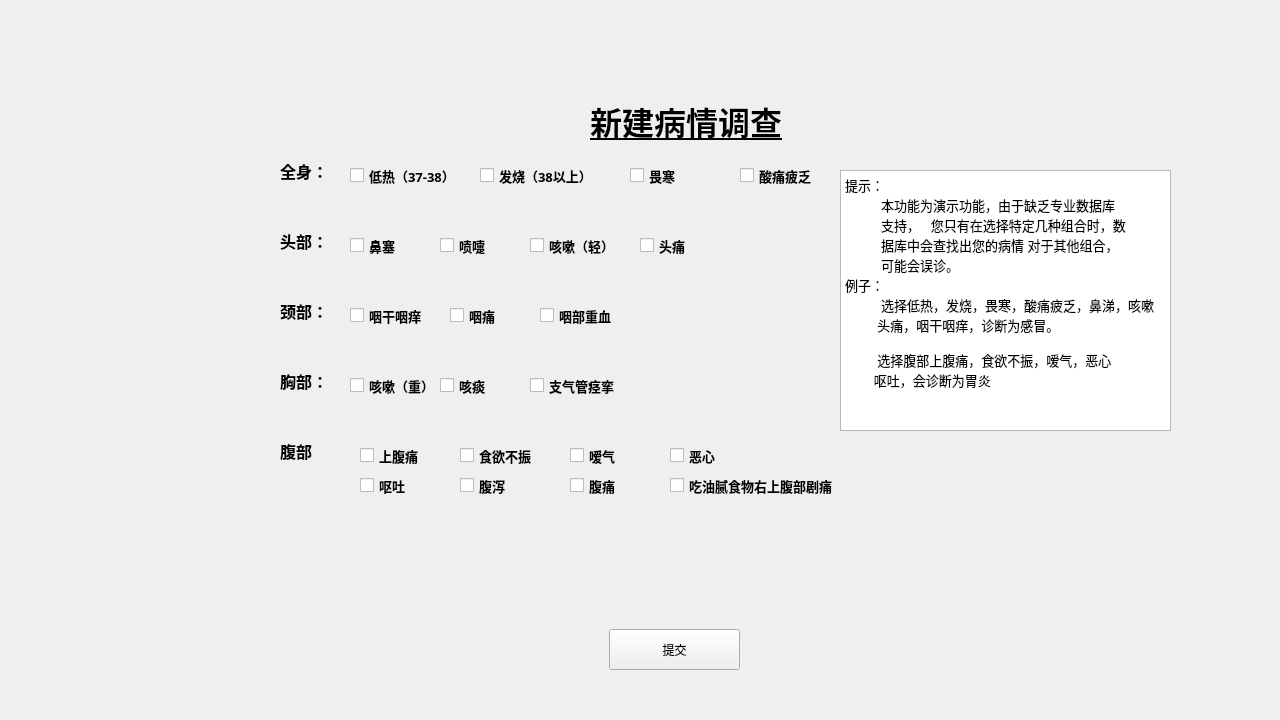
<?xml version="1.0" encoding="UTF-8"?>
<ui version="4.0">
 <class>Form</class>
 <widget class="QWidget" name="Form">
  <property name="geometry">
   <rect>
    <x>0</x>
    <y>0</y>
    <width>1280</width>
    <height>720</height>
   </rect>
  </property>
  <property name="windowTitle">
   <string>Form</string>
  </property>
  <widget class="QWidget" name="newCondIntv_widget" native="true">
   <property name="geometry">
    <rect>
     <x>220</x>
     <y>60</y>
     <width>981</width>
     <height>671</height>
    </rect>
   </property>
   <widget class="QLabel" name="page_title_label">
    <property name="geometry">
     <rect>
      <x>370</x>
      <y>30</y>
      <width>201</width>
      <height>61</height>
     </rect>
    </property>
    <property name="font">
     <font>
      <family>思源宋体 CN</family>
      <pointsize>24</pointsize>
      <weight>75</weight>
      <bold>true</bold>
      <underline>true</underline>
     </font>
    </property>
    <property name="text">
     <string>新建病情调查</string>
    </property>
   </widget>
   <widget class="QPushButton" name="pushButton">
    <property name="geometry">
     <rect>
      <x>389</x>
      <y>569</y>
      <width>131</width>
      <height>41</height>
     </rect>
    </property>
    <property name="text">
     <string>提交</string>
    </property>
   </widget>
   <widget class="QCheckBox" name="checkBox00">
    <property name="geometry">
     <rect>
      <x>130</x>
      <y>100</y>
      <width>111</width>
      <height>31</height>
     </rect>
    </property>
    <property name="font">
     <font>
      <family>思源宋体 CN</family>
      <pointsize>10</pointsize>
      <weight>75</weight>
      <bold>true</bold>
     </font>
    </property>
    <property name="text">
     <string>低热（37-38）</string>
    </property>
   </widget>
   <widget class="QCheckBox" name="checkBox02">
    <property name="geometry">
     <rect>
      <x>410</x>
      <y>100</y>
      <width>71</width>
      <height>31</height>
     </rect>
    </property>
    <property name="font">
     <font>
      <family>思源宋体 CN</family>
      <pointsize>10</pointsize>
      <weight>75</weight>
      <bold>true</bold>
     </font>
    </property>
    <property name="text">
     <string>畏寒</string>
    </property>
   </widget>
   <widget class="QCheckBox" name="checkBox01">
    <property name="geometry">
     <rect>
      <x>260</x>
      <y>100</y>
      <width>111</width>
      <height>31</height>
     </rect>
    </property>
    <property name="font">
     <font>
      <family>思源宋体 CN</family>
      <pointsize>10</pointsize>
      <weight>75</weight>
      <bold>true</bold>
     </font>
    </property>
    <property name="text">
     <string>发烧（38以上）</string>
    </property>
   </widget>
   <widget class="QLabel" name="label">
    <property name="geometry">
     <rect>
      <x>60</x>
      <y>100</y>
      <width>51</width>
      <height>21</height>
     </rect>
    </property>
    <property name="font">
     <font>
      <family>思源宋体 CN</family>
      <pointsize>12</pointsize>
      <weight>75</weight>
      <bold>true</bold>
     </font>
    </property>
    <property name="text">
     <string>全身：</string>
    </property>
   </widget>
   <widget class="QLabel" name="label_2">
    <property name="geometry">
     <rect>
      <x>60</x>
      <y>170</y>
      <width>51</width>
      <height>21</height>
     </rect>
    </property>
    <property name="font">
     <font>
      <family>思源宋体 CN</family>
      <pointsize>12</pointsize>
      <weight>75</weight>
      <bold>true</bold>
     </font>
    </property>
    <property name="text">
     <string>头部：</string>
    </property>
   </widget>
   <widget class="QCheckBox" name="checkBox10">
    <property name="geometry">
     <rect>
      <x>130</x>
      <y>170</y>
      <width>81</width>
      <height>31</height>
     </rect>
    </property>
    <property name="font">
     <font>
      <family>思源宋体 CN</family>
      <pointsize>10</pointsize>
      <weight>75</weight>
      <bold>true</bold>
     </font>
    </property>
    <property name="text">
     <string>鼻塞</string>
    </property>
   </widget>
   <widget class="QCheckBox" name="checkBox11">
    <property name="geometry">
     <rect>
      <x>220</x>
      <y>170</y>
      <width>81</width>
      <height>31</height>
     </rect>
    </property>
    <property name="font">
     <font>
      <family>思源宋体 CN</family>
      <pointsize>10</pointsize>
      <weight>75</weight>
      <bold>true</bold>
     </font>
    </property>
    <property name="text">
     <string>喷嚏</string>
    </property>
   </widget>
   <widget class="QCheckBox" name="checkBox12">
    <property name="geometry">
     <rect>
      <x>310</x>
      <y>170</y>
      <width>81</width>
      <height>31</height>
     </rect>
    </property>
    <property name="font">
     <font>
      <family>思源宋体 CN</family>
      <pointsize>10</pointsize>
      <weight>75</weight>
      <bold>true</bold>
     </font>
    </property>
    <property name="text">
     <string>咳嗽（轻）</string>
    </property>
   </widget>
   <widget class="QLabel" name="label_3">
    <property name="geometry">
     <rect>
      <x>60</x>
      <y>240</y>
      <width>61</width>
      <height>21</height>
     </rect>
    </property>
    <property name="font">
     <font>
      <family>思源宋体 CN</family>
      <pointsize>12</pointsize>
      <weight>75</weight>
      <bold>true</bold>
     </font>
    </property>
    <property name="text">
     <string>颈部：</string>
    </property>
   </widget>
   <widget class="QCheckBox" name="checkBox20">
    <property name="geometry">
     <rect>
      <x>130</x>
      <y>240</y>
      <width>81</width>
      <height>31</height>
     </rect>
    </property>
    <property name="font">
     <font>
      <family>思源宋体 CN</family>
      <pointsize>10</pointsize>
      <weight>75</weight>
      <bold>true</bold>
     </font>
    </property>
    <property name="text">
     <string>咽干咽痒</string>
    </property>
   </widget>
   <widget class="QCheckBox" name="checkBox21">
    <property name="geometry">
     <rect>
      <x>230</x>
      <y>240</y>
      <width>61</width>
      <height>31</height>
     </rect>
    </property>
    <property name="font">
     <font>
      <family>思源宋体 CN</family>
      <pointsize>10</pointsize>
      <weight>75</weight>
      <bold>true</bold>
     </font>
    </property>
    <property name="text">
     <string>咽痛</string>
    </property>
   </widget>
   <widget class="QCheckBox" name="checkBox22">
    <property name="geometry">
     <rect>
      <x>320</x>
      <y>240</y>
      <width>101</width>
      <height>31</height>
     </rect>
    </property>
    <property name="font">
     <font>
      <family>思源宋体 CN</family>
      <pointsize>10</pointsize>
      <weight>75</weight>
      <bold>true</bold>
     </font>
    </property>
    <property name="text">
     <string>咽部重血</string>
    </property>
   </widget>
   <widget class="QLabel" name="label_4">
    <property name="geometry">
     <rect>
      <x>60</x>
      <y>310</y>
      <width>51</width>
      <height>21</height>
     </rect>
    </property>
    <property name="font">
     <font>
      <family>思源宋体 CN</family>
      <pointsize>12</pointsize>
      <weight>75</weight>
      <bold>true</bold>
     </font>
    </property>
    <property name="text">
     <string>胸部：</string>
    </property>
   </widget>
   <widget class="QCheckBox" name="checkBox30">
    <property name="geometry">
     <rect>
      <x>130</x>
      <y>310</y>
      <width>81</width>
      <height>31</height>
     </rect>
    </property>
    <property name="font">
     <font>
      <family>思源宋体 CN</family>
      <pointsize>10</pointsize>
      <weight>75</weight>
      <bold>true</bold>
     </font>
    </property>
    <property name="text">
     <string>咳嗽（重）</string>
    </property>
   </widget>
   <widget class="QCheckBox" name="checkBox40">
    <property name="geometry">
     <rect>
      <x>140</x>
      <y>380</y>
      <width>81</width>
      <height>31</height>
     </rect>
    </property>
    <property name="font">
     <font>
      <family>思源宋体 CN</family>
      <pointsize>10</pointsize>
      <weight>75</weight>
      <bold>true</bold>
     </font>
    </property>
    <property name="text">
     <string>上腹痛</string>
    </property>
   </widget>
   <widget class="QCheckBox" name="checkBox41">
    <property name="geometry">
     <rect>
      <x>240</x>
      <y>380</y>
      <width>101</width>
      <height>31</height>
     </rect>
    </property>
    <property name="font">
     <font>
      <family>思源宋体 CN</family>
      <pointsize>10</pointsize>
      <weight>75</weight>
      <bold>true</bold>
     </font>
    </property>
    <property name="text">
     <string>食欲不振</string>
    </property>
   </widget>
   <widget class="QCheckBox" name="checkBox42">
    <property name="geometry">
     <rect>
      <x>350</x>
      <y>380</y>
      <width>81</width>
      <height>31</height>
     </rect>
    </property>
    <property name="font">
     <font>
      <family>思源宋体 CN</family>
      <pointsize>10</pointsize>
      <weight>75</weight>
      <bold>true</bold>
     </font>
    </property>
    <property name="text">
     <string>嗳气</string>
    </property>
   </widget>
   <widget class="QTextBrowser" name="textBrowser">
    <property name="geometry">
     <rect>
      <x>620</x>
      <y>110</y>
      <width>331</width>
      <height>261</height>
     </rect>
    </property>
    <property name="html">
     <string>&lt;!DOCTYPE HTML PUBLIC &quot;-//W3C//DTD HTML 4.0//EN&quot; &quot;http://www.w3.org/TR/REC-html40/strict.dtd&quot;&gt;
&lt;html&gt;&lt;head&gt;&lt;meta name=&quot;qrichtext&quot; content=&quot;1&quot; /&gt;&lt;style type=&quot;text/css&quot;&gt;
p, li { white-space: pre-wrap; }
&lt;/style&gt;&lt;/head&gt;&lt;body style=&quot; font-family:'Noto Sans CJK SC'; font-size:9pt; font-weight:400; font-style:normal;&quot;&gt;
&lt;p style=&quot; margin-top:0px; margin-bottom:0px; margin-left:0px; margin-right:0px; -qt-block-indent:0; text-indent:0px;&quot;&gt;&lt;span style=&quot; font-size:10pt;&quot;&gt;提示：&lt;/span&gt;&lt;/p&gt;
&lt;p style=&quot; margin-top:0px; margin-bottom:0px; margin-left:0px; margin-right:0px; -qt-block-indent:0; text-indent:0px;&quot;&gt;&lt;span style=&quot; font-size:10pt;&quot;&gt;          本功能为演示功能，由于缺乏专业数据库&lt;/span&gt;&lt;/p&gt;
&lt;p style=&quot; margin-top:0px; margin-bottom:0px; margin-left:0px; margin-right:0px; -qt-block-indent:0; text-indent:0px;&quot;&gt;&lt;span style=&quot; font-size:10pt;&quot;&gt;          支持，   您只有在选择特定几种组合时，数&lt;/span&gt;&lt;/p&gt;
&lt;p style=&quot; margin-top:0px; margin-bottom:0px; margin-left:0px; margin-right:0px; -qt-block-indent:0; text-indent:0px;&quot;&gt;&lt;span style=&quot; font-size:10pt;&quot;&gt;          据库中会查找出您的病情 对于其他组合，&lt;/span&gt;&lt;/p&gt;
&lt;p style=&quot; margin-top:0px; margin-bottom:0px; margin-left:0px; margin-right:0px; -qt-block-indent:0; text-indent:0px;&quot;&gt;&lt;span style=&quot; font-size:10pt;&quot;&gt;          可能会误诊。&lt;/span&gt;&lt;/p&gt;
&lt;p style=&quot; margin-top:0px; margin-bottom:0px; margin-left:0px; margin-right:0px; -qt-block-indent:0; text-indent:0px;&quot;&gt;&lt;span style=&quot; font-size:10pt;&quot;&gt;例子：&lt;/span&gt;&lt;/p&gt;
&lt;p style=&quot; margin-top:0px; margin-bottom:0px; margin-left:0px; margin-right:0px; -qt-block-indent:0; text-indent:0px;&quot;&gt;&lt;span style=&quot; font-size:10pt;&quot;&gt;          选择低热，发烧，畏寒，酸痛疲乏，鼻涕，咳嗽&lt;/span&gt;&lt;/p&gt;
&lt;p style=&quot; margin-top:0px; margin-bottom:0px; margin-left:0px; margin-right:0px; -qt-block-indent:0; text-indent:0px;&quot;&gt;&lt;span style=&quot; font-size:10pt;&quot;&gt;         头痛，咽干咽痒，诊断为感冒。&lt;/span&gt;&lt;/p&gt;
&lt;p style=&quot; margin-top:0px; margin-bottom:0px; margin-left:0px; margin-right:0px; -qt-block-indent:0; text-indent:0px;&quot;&gt;&lt;span style=&quot; font-size:10pt;&quot;&gt;     &lt;/span&gt;&lt;/p&gt;
&lt;p style=&quot; margin-top:0px; margin-bottom:0px; margin-left:0px; margin-right:0px; -qt-block-indent:0; text-indent:0px;&quot;&gt;&lt;span style=&quot; font-size:10pt;&quot;&gt;         选择腹部上腹痛，食欲不振，嗳气，恶心&lt;/span&gt;&lt;/p&gt;
&lt;p style=&quot; margin-top:0px; margin-bottom:0px; margin-left:0px; margin-right:0px; -qt-block-indent:0; text-indent:0px;&quot;&gt;&lt;span style=&quot; font-size:10pt;&quot;&gt;        呕吐，会诊断为胃炎&lt;/span&gt;&lt;/p&gt;&lt;/body&gt;&lt;/html&gt;</string>
    </property>
   </widget>
   <widget class="QCheckBox" name="checkBox03">
    <property name="geometry">
     <rect>
      <x>520</x>
      <y>100</y>
      <width>91</width>
      <height>31</height>
     </rect>
    </property>
    <property name="font">
     <font>
      <family>思源宋体 CN</family>
      <pointsize>10</pointsize>
      <weight>75</weight>
      <bold>true</bold>
     </font>
    </property>
    <property name="text">
     <string>酸痛疲乏</string>
    </property>
   </widget>
   <widget class="QCheckBox" name="checkBox13">
    <property name="geometry">
     <rect>
      <x>420</x>
      <y>170</y>
      <width>81</width>
      <height>31</height>
     </rect>
    </property>
    <property name="font">
     <font>
      <family>思源宋体 CN</family>
      <pointsize>10</pointsize>
      <weight>75</weight>
      <bold>true</bold>
     </font>
    </property>
    <property name="text">
     <string>头痛</string>
    </property>
   </widget>
   <widget class="QCheckBox" name="checkBox31">
    <property name="geometry">
     <rect>
      <x>220</x>
      <y>310</y>
      <width>71</width>
      <height>31</height>
     </rect>
    </property>
    <property name="font">
     <font>
      <family>思源宋体 CN</family>
      <pointsize>10</pointsize>
      <weight>75</weight>
      <bold>true</bold>
     </font>
    </property>
    <property name="text">
     <string>咳痰</string>
    </property>
   </widget>
   <widget class="QCheckBox" name="checkBox32">
    <property name="geometry">
     <rect>
      <x>310</x>
      <y>310</y>
      <width>131</width>
      <height>31</height>
     </rect>
    </property>
    <property name="font">
     <font>
      <family>思源宋体 CN</family>
      <pointsize>10</pointsize>
      <weight>75</weight>
      <bold>true</bold>
     </font>
    </property>
    <property name="text">
     <string>支气管痉挛</string>
    </property>
   </widget>
   <widget class="QLabel" name="label_5">
    <property name="geometry">
     <rect>
      <x>60</x>
      <y>380</y>
      <width>51</width>
      <height>21</height>
     </rect>
    </property>
    <property name="font">
     <font>
      <family>思源宋体 CN</family>
      <pointsize>12</pointsize>
      <weight>75</weight>
      <bold>true</bold>
     </font>
    </property>
    <property name="text">
     <string>腹部</string>
    </property>
   </widget>
   <widget class="QCheckBox" name="checkBox43">
    <property name="geometry">
     <rect>
      <x>450</x>
      <y>380</y>
      <width>81</width>
      <height>31</height>
     </rect>
    </property>
    <property name="font">
     <font>
      <family>思源宋体 CN</family>
      <pointsize>10</pointsize>
      <weight>75</weight>
      <bold>true</bold>
     </font>
    </property>
    <property name="text">
     <string>恶心</string>
    </property>
   </widget>
   <widget class="QCheckBox" name="checkBox44">
    <property name="geometry">
     <rect>
      <x>140</x>
      <y>410</y>
      <width>71</width>
      <height>31</height>
     </rect>
    </property>
    <property name="font">
     <font>
      <family>思源宋体 CN</family>
      <pointsize>10</pointsize>
      <weight>75</weight>
      <bold>true</bold>
     </font>
    </property>
    <property name="text">
     <string>呕吐</string>
    </property>
   </widget>
   <widget class="QCheckBox" name="checkBox45">
    <property name="geometry">
     <rect>
      <x>240</x>
      <y>410</y>
      <width>71</width>
      <height>31</height>
     </rect>
    </property>
    <property name="font">
     <font>
      <family>思源宋体 CN</family>
      <pointsize>10</pointsize>
      <weight>75</weight>
      <bold>true</bold>
     </font>
    </property>
    <property name="text">
     <string>腹泻</string>
    </property>
   </widget>
   <widget class="QCheckBox" name="checkBox46">
    <property name="geometry">
     <rect>
      <x>350</x>
      <y>410</y>
      <width>71</width>
      <height>31</height>
     </rect>
    </property>
    <property name="font">
     <font>
      <family>思源宋体 CN</family>
      <pointsize>10</pointsize>
      <weight>75</weight>
      <bold>true</bold>
     </font>
    </property>
    <property name="text">
     <string>腹痛</string>
    </property>
   </widget>
   <widget class="QCheckBox" name="checkBox_42">
    <property name="geometry">
     <rect>
      <x>450</x>
      <y>410</y>
      <width>191</width>
      <height>31</height>
     </rect>
    </property>
    <property name="font">
     <font>
      <family>思源宋体 CN</family>
      <pointsize>10</pointsize>
      <weight>75</weight>
      <bold>true</bold>
     </font>
    </property>
    <property name="text">
     <string>吃油腻食物右上腹部剧痛</string>
    </property>
   </widget>
  </widget>
 </widget>
 <resources/>
 <connections/>
</ui>
